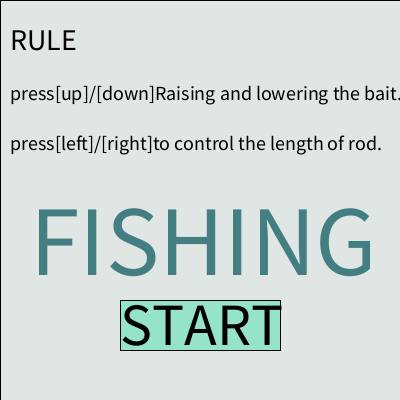
Frame 1 (no input)
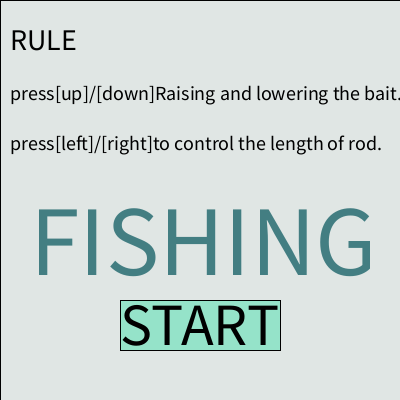
Frame 60 (the mouse pressed at the canvas centre just before this capture)
Frame 120 (the mouse held since frame 60 and released just before this capture): identical to frame 60, image omitted

The Processing sketch that drew these frames (run headless with seeded random() and noise(); from frame 60 on, the mouse is pressed at the canvas centre):

// Processing sketch: Fishing
// ── Fishing.pde
//Fishing//
//Hizo Chen//
//I want to create a fishing game where players can extend or shorten the fishing rod by pressing keyboard.
//In the river, three mines and one fish will  randomly appear.
//The goal for players is to avoid the mines and fishing the fish.

enum GameState {
  START, GAME, FAIL, SUCCESS
}
GameState state;//variable to create various states and change screen
rain[]water = new rain [3];
float fishX=300;
float fishY=300;
float rodlengthX=350;
float roddown=130;
PVector minePosition;
PVector minePosition2;
PVector minePosition3;

void setup() {
  size(400, 400);// set display window to 400 by 400 pixels
  state=GameState.START;
}
void draw() {
  switch(state) {
  case START:
    rodlengthX=350;
    roddown=130;
    startScreen();
    break;
  case GAME:
    gameScreen();
    break;
  case FAIL:
    failScreen();
    break;
  case SUCCESS:
    successScreen();
    break;
  }
}

void MissScreen() {
  fill(255, 0, 0, 60);
  rectMode(CORNER);
  rect(0, 0, 400, 400);
  fill(255);
  textSize(60);
  text("You Dead", width/5, height/2);
}

void keyPressed() {
  switch(state) {
  case GAME:
    if (keyCode == LEFT) {
      rodlengthX=constrain(rodlengthX-10, 160, 400);
    } else if ((keyCode == RIGHT)) {
      rodlengthX=constrain(rodlengthX+10, 160, 400);
    } else if ((keyCode == UP)) {
      roddown=constrain(roddown-20, 130, 400);
    } else if ((keyCode == DOWN)) {
      roddown=constrain(roddown+20, 130, 400);
    }
    break;
  }
}

void mousePressed() {
  switch(state) {
  case START:
    if (mouseX >= 120 && mouseX <= 280 && mouseY >= 300 && mouseY <= 350 ) {
      state=GameState.GAME;
      fishX = random(180, 370);
      fishY = random(240, 370);
      minePosition= new PVector(random(170, 370), random(240, 370));
      minePosition2= new PVector(random(170, 370), random(240, 370));
      minePosition3= new PVector(random(170, 370), random(240, 370));
    }
    break;
  case FAIL:
    if (mouseX >= 120 && mouseX <= 280 && mouseY >= 300 && mouseY <= 350 ) {
      state=GameState.START;
    }
    break;
  case SUCCESS:
    if (mouseX >= 120 && mouseX <= 280 && mouseY >= 300 && mouseY <= 350 ) {
      state=GameState.START;
    }
    break;
  }
}

// ── FishingRod.pde
//define class fishingrod
class FishingRod {
  
  
}

// ── Mines.pde
//define class mines
class Mines {
  void mine() {  
  }
}

// ── Startpage.pde
void startScreen() {
  background(#e0e6e4);
  fill(#e0e6e4);
  rect(0, 0, 400, 400);
  fill(#95e3c9);
  quad(120, 300, 280, 300, 280, 350, 120, 350);
  fill(0);
  textSize(60);
  text("START", 120, 345);
  textSize(30);
  text("RULE", 10, 50);
  textSize(20);
  text("press[left]/[right]to control the length of rod.", 10, 150);
  text("press[up]/[down]Raising and lowering the bait.", 10, 100);
  fill(#437e82);
  textSize(100);
  text("FISHING", 30, 275);
}

// ── failpage.pde
void failScreen() {
  background(#e0e6e4);
  fill(#f385a4);
  rect(0, 0, 400, 400);
  fill(#95e3c9);
  quad(120, 300, 280, 300, 280, 350, 120, 350);
  fill(#470618);
  textSize(45);
  text("RETURN", 120, 345);
  textSize(30);
  text("YOU ARE FAIL!!!", 110, 200);
}

// ── gamepage.pde
void gameScreen() {
  backGround();
  //fishX=random(210, 380);
  //fishY=random(210, 380);
  // draw array
  Rain();
  //display array from rain class
  for (int i = 0; i<water.length; i++) {
    water[i].display();
  }
  Mon();//the main character
  water();//use loop to draw water surface ripples
  fishingRod ();
  fish();
  mines();
  platform();
}
void backGround() {
  background(#54759e);
  noStroke();
  //dust
  fill(83, 112, 50, 140);
  ellipseMode(CENTER);
  noStroke();
  ellipse(10, 190, 110+10*sin(frameCount*.05), 110+10*sin(frameCount*.05));
  ellipse(190, 130, 200+10*sin(frameCount*.05), 200+10*sin(frameCount*.05));
  ellipse(350, 50, 200+10*sin(frameCount*.05), 200+10*sin(frameCount*.05));
  ellipse(330, 250, 200+10*sin(frameCount*.05), 200+10*sin(frameCount*.05));
  ellipse(0, 0, 200+10*sin(frameCount*.05), 200+10*sin(frameCount*.05));
  // moon
  fill(#e0e088);
  ellipse(180, 50, 70, 70);
  fill(255, 255, 223, 125);
  ellipse(180, 50, 85, 85);
  ellipse(180, 50, sin(frameCount/10)*95, sin(frameCount/10)*95);
  //clouds
  fill(130+(mouseY/2), 208, 224);
  ellipse(-mouseX*.2+20, 120, 120, 80);
  ellipse(-mouseX*.2+10, 80, 70, 80);
  ellipse(-mouseX*.2+130, 100, 120, 80);
  ellipse(-mouseX*.2+160, 150, 200, 80);
  ellipse(-mouseX*.2+280, 10, 150, 100);
  ellipse(-mouseX*.2+360, 40, 110, 110);
  ellipse(-mouseX*.2+390, 70, 150, 70);
}
void Mon() {
  //body&clothe
  strokeWeight(2);
  stroke(0);
  fill(#666666);
  quad(70, 100, 90, 100, 90, 180, 55, 180);
  quad(90, 140, 140, 140, 140, 200, 90, 200);
  triangle(70, 100, 90, 140, 80, 140);
  triangle(80, 140, 120, 150, 120, 130);
  fill(#3b816c);
  triangle(130, 150, 140, 200, 120, 200);
  triangle(105, 140, 120, 135, 120, 145);
  fill(#7ae0dc);
  ellipse(97, 73, 60, 45);//left side hair bang
  fill(#f2efef);
  quad(120, 135, 140, 133, 140, 147, 120, 145);//hand
  quad(90, 60, 120, 80, 100, 110, 60, 90);//head
  //eye
  strokeWeight(2);
  stroke(#7ee285);
  fill(#f4a8e9);
  ellipse(103, 95, 7, 6);
  strokeWeight(2);
  stroke(0);
  fill(#666666);
  ellipse(102, 89, 13, 1);
  //hair
  fill(#f5bde4);
  triangle(60, 70, 70, 80, 50, 100);
  triangle(65, 80, 80, 90, 60, 100);
  fill(#eef9f8);
  ellipse(90, 70, 60, 40);
  triangle(70, 50, 100, 60, 90, 70);
  triangle(70, 70, 90, 70, 80, 80);
  //chair
  fill(#e5d2ea);
  quad(40, 180, 120, 180, 120, 200, 40, 200);
  quad(40, 120, 50, 110, 55, 180, 40, 180);
}
void platform() {
  strokeWeight(2);
  stroke(0);
  fill(#838280);
  quad(0, 200, 160, 200, 160, 400, 0, 400);
}
void water() {
  noStroke();
  for (int x=0; x<=400; x+=50) {
    fill(#d6e3f2);
    ellipse(x, 320, 80, 200);
  }
}
void fish() {
  fill(#9ed8f2);
  ellipse(fishX+20, fishY+20, 60, 20);
  triangle(fishX+50, fishY+20, fishX+70, fishY, fishX+70, fishY+40);
  ellipse(fishX, fishY+20, 5, 5);
}
void fishingRod () {
  stroke(0);
  strokeWeight(8);
  line(140, 130, rodlengthX, 130);
  stroke(#e0e6e4);
  strokeWeight(6);
  line(140, 130, rodlengthX, 130);
  stroke(0);
  strokeWeight(3);
  line( rodlengthX, 130, rodlengthX, roddown);
  circle(rodlengthX, roddown, 7);
}

void mines() {
  fill(#869292);
  ellipse(minePosition.x, minePosition.y, 40, 40);
  fill(#e0e6e4);
  beginShape();
  vertex(minePosition.x, minePosition.y-25);
  vertex(minePosition.x+7, minePosition.y-10);
  vertex(minePosition.x+28, minePosition.y-7);
  vertex(minePosition.x+11, minePosition.y+3.5);
  vertex(minePosition.x+14, minePosition.y+20);
  vertex(minePosition.x, minePosition.y+12);
  vertex(minePosition.x-14, minePosition.y+20);
  vertex(minePosition.x-11, minePosition.y+3.5);
  vertex(minePosition.x-28, minePosition.y-7);
  vertex(minePosition.x-7, minePosition.y-10);
  endShape(CLOSE);
  fill(#869292);
  ellipse(minePosition2.x, minePosition2.y, 40, 40);
  fill(#e0e6e4);
  beginShape();
  vertex(minePosition2.x, minePosition2.y-25);
  vertex(minePosition2.x+7, minePosition2.y-10);
  vertex(minePosition2.x+28, minePosition2.y-7);
  vertex(minePosition2.x+11, minePosition2.y+3.5);
  vertex(minePosition2.x+14, minePosition2.y+20);
  vertex(minePosition2.x, minePosition2.y+12);
  vertex(minePosition2.x-14, minePosition2.y+20);
  vertex(minePosition2.x-11, minePosition2.y+3.5);
  vertex(minePosition2.x-28, minePosition2.y-7);
  vertex(minePosition2.x-7, minePosition2.y-10);
  endShape(CLOSE);
  fill(#869292);
  ellipse(minePosition3.x, minePosition3.y, 40, 40);
  fill(#e0e6e4);
  beginShape();
  vertex(minePosition3.x, minePosition3.y-25);
  vertex(minePosition3.x+7, minePosition3.y-10);
  vertex(minePosition3.x+28, minePosition3.y-7);
  vertex(minePosition3.x+11, minePosition3.y+3.5);
  vertex(minePosition3.x+14, minePosition3.y+20);
  vertex(minePosition3.x, minePosition3.y+12);
  vertex(minePosition3.x-14, minePosition3.y+20);
  vertex(minePosition3.x-11, minePosition3.y+3.5);
  vertex(minePosition3.x-28, minePosition3.y-7);
  vertex(minePosition3.x-7, minePosition3.y-10);
  endShape(CLOSE);
}

//array from the Rain class
void Rain() {
  for (int i = 0; i<water.length; i++) {
    water[i] = new rain (mouseX, mouseY);
  }

  if ((roddown <= fishY+20 && roddown >= fishY-20 ) && (rodlengthX <= fishX+70 && rodlengthX >= fishX-20) ) {
    print ("get it");
    state=GameState.SUCCESS;
  } else if ( (rodlengthX <= minePosition.x+28 && rodlengthX >= minePosition.x-28 ) && (roddown <= minePosition.y+20 && roddown >= minePosition.y-10) ) {
    print ("opps");
    state=GameState.FAIL;
  }
}

// ── rain.pde
//define class rain
class rain {

  //state position value and position of rain
  PVector position;
  float mousePositionX, mousePositionY;

  //constructs rain with mouse positions
  rain ( float mousePisitionX, float mousePisitionY) {
    //adds vector position values,limit size with coordinates
    position = new PVector(random(0, 400), random(0, 200));
  }

  // display rain at random length
  void display () {
    fill(225);
    noStroke ();
    rect (position.x, position.y, 3, random(12, 20), 40);
  }
}

// ── successpage.pde
void successScreen() {
  background(#e0e6e4);
  fill(#437e82);
  rect(0, 0, 400, 400);
  fill(#95e3c9);
  quad(120, 300, 280, 300, 280, 350, 120, 350);
  fill(#470618);
  textSize(45);
  text("RETURN", 120, 345);
  textSize(30);
  text("What a big fish!!", 110, 200);
}
